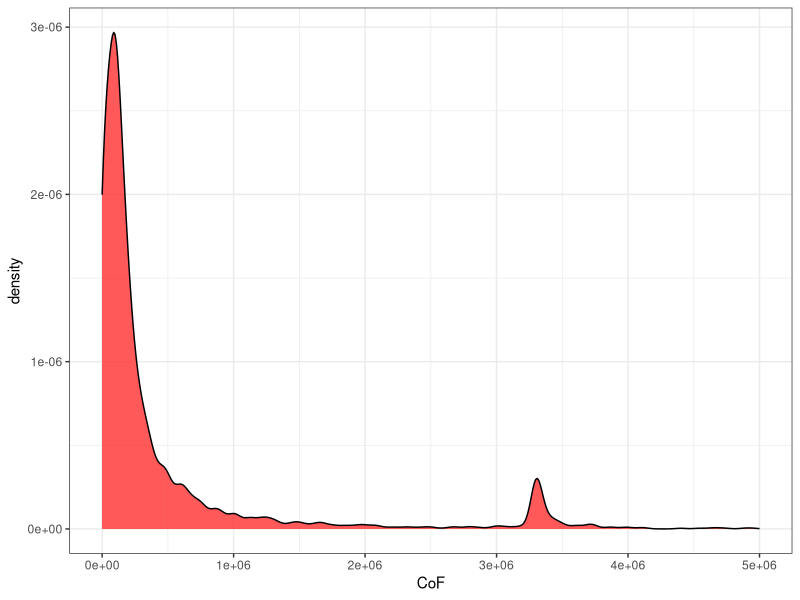
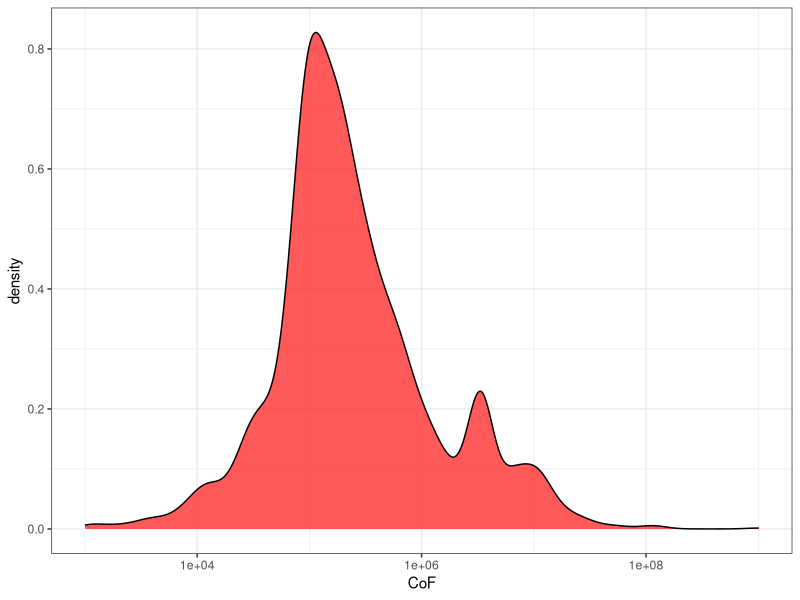
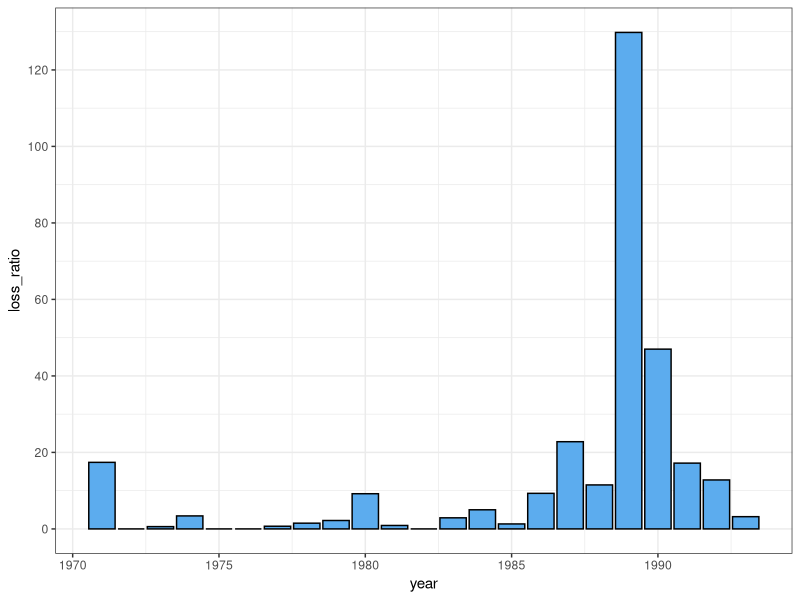

These charts were generated, in order, by the following R code:
## ---- chunk 1
knitr::opts_chunk$set(echo = FALSE, warning = FALSE, message = FALSE, dpi = 300)
## ---- chunk 2
library(dplyr)
library(ggplot2)
#library(readr)
library(MASS)
library(ggpubr)
library(data.table)
library(car)
setwd("E:/Documents/Analysis/catastrophic")
#setwd("~/PPIM2019")
incidents <- fread("all_combine.csv")
incidents <- incidents[is.na(Year)==FALSE]
#incidents <- incidents[1:2716,] #Drop 40 NAs at the end
#incidents <- incidents %>% filter(is.na(Year)==FALSE)
incidents[,inflation_adjstd :=incidents$TOTAL_COST_IN84*2.49] #Per CPI calculator adjusted 1984 to 2019
incidents[, CoF:=inflation_adjstd+INJURE*0.33*10e6+FATAL*10e6]
incidents <- incidents[is.na(CoF)==FALSE]

ggplot(incidents, aes(CoF))+geom_density(fill='#FF3030', col='black', alpha=0.8)+theme_bw()+xlim(0,5e6)#+scale_x_log10()

## ---- chunk 3

ggplot(incidents, aes(CoF))+geom_density(fill='#FF3030',alpha=0.8, col='black')+theme_bw()+scale_x_log10()
## ---- chunk 4
#setwd("~/PPIM2019")
insurance <- fread("earthquake_loss.csv")
ggplot(insurance[-24], aes(year, loss_ratio))+geom_bar(stat = "identity", fill='steelblue2',col='black')+theme_bw()+scale_y_continuous(breaks=seq(0,140,by=20))
#ggplot(insurance[-24], aes(loss_ratio))+geom_histogram( fill='steelblue2',col='black')+theme_bw()+scale_y_continuous(breaks = seq(0,10, by=2))
